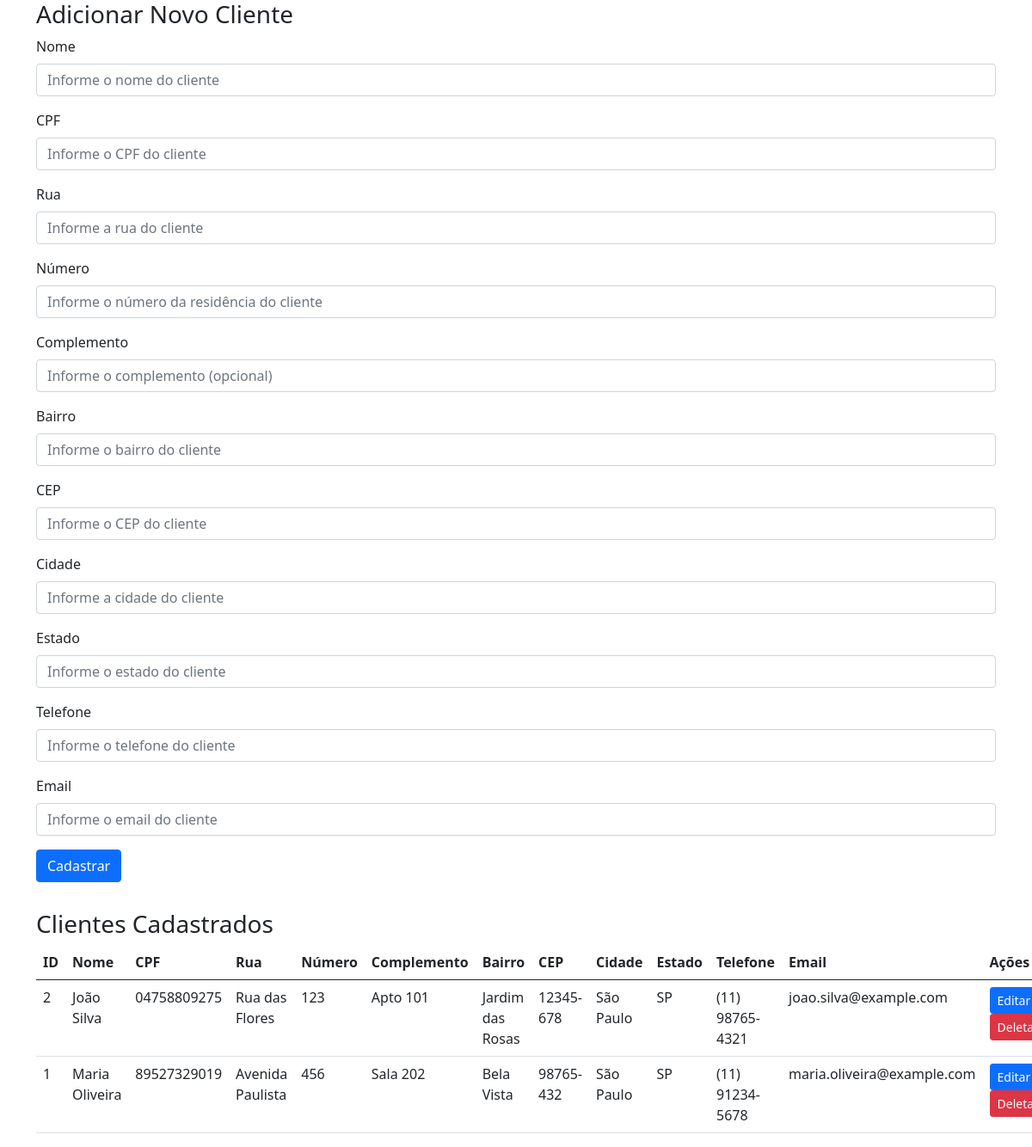
The page / on the database its author committed.
### src/models/client_model.py (models this page shows, shortened)
class Client(db.Model):
    id: Mapped[int] = mapped_column(Integer, primary_key=True)
    name: Mapped[str] = mapped_column(String)
    cpf: Mapped[str] = mapped_column(String, unique=True)
    street: Mapped[str] = mapped_column(String)
    number: Mapped[str] = mapped_column(String)
    complement: Mapped[str] = mapped_column(String)
    neighborhood: Mapped[str] = mapped_column(String)
    zip_code: Mapped[str] = mapped_column(String)
    city: Mapped[str] = mapped_column(String)
    state: Mapped[str] = mapped_column(String)
    phone: Mapped[str] = mapped_column(String)
    email: Mapped[str] = mapped_column(String)

### src/controllers/template.py (the view)
@template.route('/')
def index():
    clients = db.session.execute(
        db.select(Client).order_by(Client.name)).scalars().all()
    return render_template('new.html', clients=clients)

### src/templates/new.html (shortened to what this page needs)
{% extends 'base.html' %}  {% block body %}
<h3>Adicionar Novo Cliente</h3>
<form
  action="{{ url_for('template.create_client') }}"
  method="POST"
  autocomplete="off"
>
  <div class="mb-3">
    <label for="name" class="form-label">Nome</label>
    <input
      class="form-control"
      type="text"
      name="name"
      id="name"
      placeholder="Informe o nome do cliente"
      required
      autofocus
    />
  </div>
  <div class="mb-3">
    <label for="cpf" class="form-label">CPF</label>
    <input
      class="form-control"
      type="text"
      name="cpf"
      id="cpf"
      placeholder="Informe o CPF do cliente"
      required
    />
  </div>
  <div class="mb-3">
    <label for="street" class="form-label">Rua</label>
    <input
      class="form-control"
      type="text"
      name="street"
      id="street"
      placeholder="Informe a rua do cliente"
      required
    />
  </div>
  <div class="mb-3">
    <label for="number" class="form-label">Número</label>
    <input
      class="form-control"
      type="text"
      name="number"
      id="number"
      placeholder="Informe o número da residência do cliente"
      required
    />
  </div>
  <div class="mb-3">
    <label for="complement" class="form-label">Complemento</label>
    <input
      class="form-control"
      type="text"
      name="complement"
      id="complement"
      placeholder="Informe o complemento (opcional)"
    />
  </div>
  <div class="mb-3">
    <label for="neighborhood" class="form-label">Bairro</label>
    <input
      class="form-control"
      type="text"
      name="neighborhood"
      id="neighborhood"
      placeholder="Informe o bairro do cliente"
      required
    />
  </div>
  <div class="mb-3">
    <label for="zip_code" class="form-label">CEP</label>
    <input
      class="form-control"
      type="text"
      name="zip_code"
      id="zip_code"
      placeholder="Informe o CEP do cliente"
      required
    />
  </div>
  <div class="mb-3">
    <label for="city" class="form-label">Cidade</label>
    <input
      class="form-control"
      type="text"
      name="city"
      id="city"
      placeholder="Informe a cidade do cliente"
      required
    />
  </div>
  <div class="mb-3">
    <label for="state" class="form-label">Estado</label>
    <input
      class="form-control"
      type="text"
      name="state"
      id="state"
      placeholder="Informe o estado do cliente"
      required
    />
  </div>
  <div class="mb-3">
    <label for="phone" class="form-label">Telefone</label>
    <input
      class="form-control"
      type="text"
      name="phone"
      id="phone"
      placeholder="Informe o telefone do cliente"
      required
    />
  </div>
  <div class="mb-3">
    <label for="email" class="form-label">Email</label>
    <input
      class="form-control"
      type="email"
      name="email"
      id="email"
      placeholder="Informe o email do cliente"
      required
    />
  </div>
  <div class="mb-3">
    <button type="submit" class="btn btn-primary mb-3">Cadastrar</button>
  </div>
</form>
<h3>Clientes Cadastrados</h3>
<table class="table">
  <thead>
    <tr>
      <th>ID</th>
      <th>Nome</th>
      <th>CPF</th>
      <th>Rua</th>
      <th>Número</th>
      <th>Complemento</th>
      <th>Bairro</th>
      <th>CEP</th>
      <th>Cidade</th>
      <th>Estado</th>
      <th>Telefone</th>
      <th>Email</th>
      <th>Ações</th>
    </tr>
  </thead>
  <tbody>
    {% for client in clients %}
    <tr>
      <td>{{ client.id }}</td>
      <td>{{ client.name }}</td>
      <td>{{ client.cpf }}</td>
      <td>{{ client.street }}</td>
      <td>{{ client.number }}</td>
      <td>{{ client.complement }}</td>
      <td>{{ client.neighborhood }}</td>
      <td>{{ client.zip_code }}</td>
      <td>{{ client.city }}</td>
      <td>{{ client.state }}</td>
      <td>{{ client.phone }}</td>
      <td>{{ client.email }}</td>
      <td>
        <a
          href="{{ url_for('template.update_client', id=client.id) }}"
          class="btn btn-primary btn-sm"
          >Editar</a
        >
        <a
          href="{{ url_for('template.delete_client', id=client.id) }}"
          class="btn btn-danger btn-sm"
          >Deletar</a
        >
      </td>
    </tr>
    {% endfor %}
  </tbody>
</table>
{% endblock %}

### src/templates/base.html (shortened to what this page needs)
<!DOCTYPE html>
<html lang="pt">
  <head>
    <link
      href="{{ url_for('static', filename='css/bootstrap.min.css') }}"
      rel="stylesheet"
    />
  </head>
  <body>
    <div class="container">{% block body %}{% endblock %}</div>
  </body>
</html>

### rows shown on the page
Client: id "2", name "João Silva", cpf "04758809275", street "Rua das Flores", number "123", complement "Apto 101", neighborhood "Jardim das Rosas", zip_code "12345-678", city "São Paulo", state "SP", phone "(11) 98765-4321", email "joao.silva@example.com"
Client: id "1", name "Maria Oliveira", cpf "89527329019", street "Avenida Paulista", number "456", complement "Sala 202", neighborhood "Bela Vista", zip_code "98765-432", city "São Paulo", state "SP", phone "(11) 91234-5678", email "maria.oliveira@example.com"
